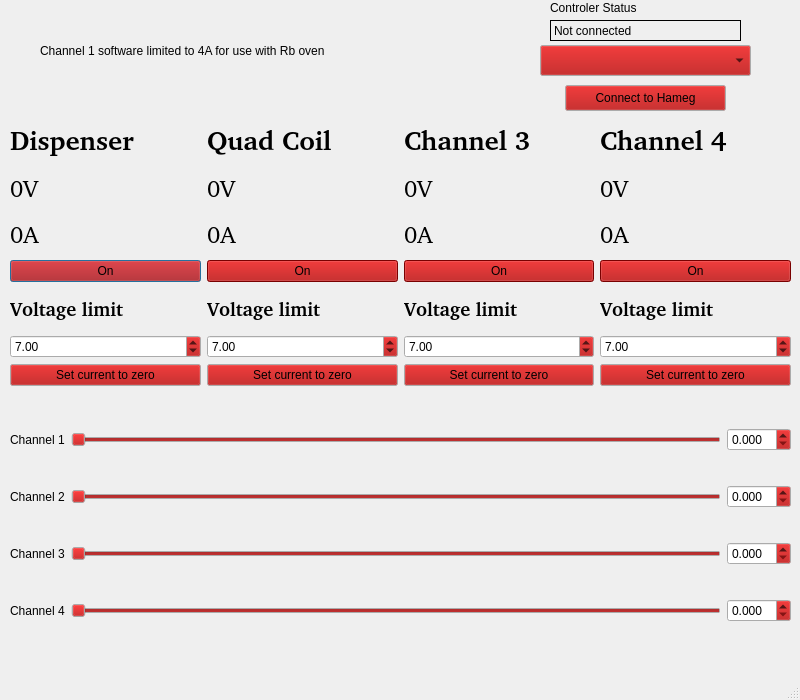
<?xml version="1.0" encoding="UTF-8"?>
<ui version="4.0">
 <class>hamegpowersupplycontrol</class>
 <widget class="QMainWindow" name="hamegpowersupplycontrol">
  <property name="geometry">
   <rect>
    <x>0</x>
    <y>0</y>
    <width>800</width>
    <height>700</height>
   </rect>
  </property>
  <property name="palette">
   <palette>
    <active>
     <colorrole role="Button">
      <brush brushstyle="SolidPattern">
       <color alpha="255">
        <red>0</red>
        <green>170</green>
        <blue>0</blue>
       </color>
      </brush>
     </colorrole>
    </active>
    <inactive>
     <colorrole role="Button">
      <brush brushstyle="SolidPattern">
       <color alpha="255">
        <red>170</red>
        <green>0</green>
        <blue>0</blue>
       </color>
      </brush>
     </colorrole>
    </inactive>
    <disabled>
     <colorrole role="Button">
      <brush brushstyle="SolidPattern">
       <color alpha="255">
        <red>214</red>
        <green>214</green>
        <blue>214</blue>
       </color>
      </brush>
     </colorrole>
    </disabled>
   </palette>
  </property>
  <property name="windowTitle">
   <string>Hameg power supply control</string>
  </property>
  <widget class="QWidget" name="centralwidget">
   <widget class="QPushButton" name="ButtonConnect">
    <property name="geometry">
     <rect>
      <x>565</x>
      <y>85</y>
      <width>161</width>
      <height>26</height>
     </rect>
    </property>
    <property name="text">
     <string>Connect to Hameg</string>
    </property>
   </widget>
   <widget class="QLabel" name="label_4">
    <property name="geometry">
     <rect>
      <x>550</x>
      <y>0</y>
      <width>111</width>
      <height>16</height>
     </rect>
    </property>
    <property name="text">
     <string>&lt;html&gt;&lt;head/&gt;&lt;body&gt;&lt;p&gt;Controler Status&lt;/p&gt;&lt;/body&gt;&lt;/html&gt;</string>
    </property>
   </widget>
   <widget class="QComboBox" name="comboSerialBox">
    <property name="geometry">
     <rect>
      <x>540</x>
      <y>45</y>
      <width>211</width>
      <height>31</height>
     </rect>
    </property>
   </widget>
   <widget class="QLabel" name="control_label">
    <property name="geometry">
     <rect>
      <x>550</x>
      <y>20</y>
      <width>191</width>
      <height>21</height>
     </rect>
    </property>
    <property name="frameShape">
     <enum>QFrame::Panel</enum>
    </property>
    <property name="frameShadow">
     <enum>QFrame::Plain</enum>
    </property>
    <property name="text">
     <string>Not connected</string>
    </property>
   </widget>
   <widget class="QWidget" name="gridLayoutWidget">
    <property name="geometry">
     <rect>
      <x>10</x>
      <y>120</y>
      <width>781</width>
      <height>266</height>
     </rect>
    </property>
    <layout class="QGridLayout" name="gridLayout">
     <item row="2" column="5">
      <widget class="QLabel" name="volt_4">
       <property name="font">
        <font>
         <family>Noto Sans [unknown]</family>
         <pointsize>18</pointsize>
        </font>
       </property>
       <property name="text">
        <string>0V</string>
       </property>
      </widget>
     </item>
     <item row="4" column="5">
      <widget class="QPushButton" name="ButtonOn_channel_4">
       <property name="styleSheet">
        <string notr="true">background-color: rgb(170, 0, 0);</string>
       </property>
       <property name="text">
        <string>On</string>
       </property>
       <property name="checkable">
        <bool>true</bool>
       </property>
      </widget>
     </item>
     <item row="0" column="2">
      <widget class="QLabel" name="label">
       <property name="font">
        <font>
         <family>Noto Sans [unknown]</family>
         <pointsize>20</pointsize>
         <weight>75</weight>
         <bold>true</bold>
        </font>
       </property>
       <property name="text">
        <string>Dispenser</string>
       </property>
      </widget>
     </item>
     <item row="4" column="2">
      <widget class="QPushButton" name="ButtonOn_channel_1">
       <property name="autoFillBackground">
        <bool>false</bool>
       </property>
       <property name="styleSheet">
        <string notr="true">background-color: rgb(170, 0, 0);</string>
       </property>
       <property name="text">
        <string>On</string>
       </property>
       <property name="checkable">
        <bool>true</bool>
       </property>
       <property name="autoDefault">
        <bool>false</bool>
       </property>
       <property name="default">
        <bool>true</bool>
       </property>
      </widget>
     </item>
     <item row="3" column="2">
      <widget class="QLabel" name="current_1">
       <property name="font">
        <font>
         <family>Noto Sans [unknown]</family>
         <pointsize>18</pointsize>
        </font>
       </property>
       <property name="text">
        <string>0A</string>
       </property>
      </widget>
     </item>
     <item row="3" column="4">
      <widget class="QLabel" name="current_3">
       <property name="font">
        <font>
         <family>Noto Sans [unknown]</family>
         <pointsize>18</pointsize>
        </font>
       </property>
       <property name="text">
        <string>0A</string>
       </property>
      </widget>
     </item>
     <item row="4" column="3">
      <widget class="QPushButton" name="ButtonOn_channel_2">
       <property name="styleSheet">
        <string notr="true">background-color: rgb(170, 0, 0);</string>
       </property>
       <property name="text">
        <string>On</string>
       </property>
       <property name="checkable">
        <bool>true</bool>
       </property>
      </widget>
     </item>
     <item row="2" column="4">
      <widget class="QLabel" name="volt_3">
       <property name="font">
        <font>
         <family>Noto Sans [unknown]</family>
         <pointsize>18</pointsize>
        </font>
       </property>
       <property name="text">
        <string>0V</string>
       </property>
      </widget>
     </item>
     <item row="2" column="2">
      <widget class="QLabel" name="volt_1">
       <property name="font">
        <font>
         <family>Noto Sans [unknown]</family>
         <pointsize>18</pointsize>
        </font>
       </property>
       <property name="text">
        <string>0V</string>
       </property>
      </widget>
     </item>
     <item row="6" column="3">
      <widget class="QDoubleSpinBox" name="doubleSpinBox_volt2">
       <property name="maximum">
        <double>32.000000000000000</double>
       </property>
       <property name="singleStep">
        <double>0.001000000000000</double>
       </property>
       <property name="value">
        <double>7.000000000000000</double>
       </property>
      </widget>
     </item>
     <item row="4" column="4">
      <widget class="QPushButton" name="ButtonOn_channel_3">
       <property name="styleSheet">
        <string notr="true">background-color: rgb(170, 0, 0);</string>
       </property>
       <property name="text">
        <string>On</string>
       </property>
       <property name="checkable">
        <bool>true</bool>
       </property>
      </widget>
     </item>
     <item row="0" column="5">
      <widget class="QLabel" name="label_11">
       <property name="font">
        <font>
         <family>Noto Sans [unknown]</family>
         <pointsize>20</pointsize>
         <weight>75</weight>
         <bold>true</bold>
        </font>
       </property>
       <property name="text">
        <string>Channel 4</string>
       </property>
      </widget>
     </item>
     <item row="6" column="4">
      <widget class="QDoubleSpinBox" name="doubleSpinBox_volt3">
       <property name="maximum">
        <double>32.000000000000000</double>
       </property>
       <property name="singleStep">
        <double>0.001000000000000</double>
       </property>
       <property name="value">
        <double>7.000000000000000</double>
       </property>
      </widget>
     </item>
     <item row="5" column="5">
      <widget class="QLabel" name="label_7">
       <property name="font">
        <font>
         <family>Noto Sans [unknown]</family>
         <pointsize>14</pointsize>
         <weight>75</weight>
         <bold>true</bold>
        </font>
       </property>
       <property name="text">
        <string>Voltage limit</string>
       </property>
      </widget>
     </item>
     <item row="6" column="5">
      <widget class="QDoubleSpinBox" name="doubleSpinBox_volt4">
       <property name="maximum">
        <double>32.000000000000000</double>
       </property>
       <property name="singleStep">
        <double>0.001000000000000</double>
       </property>
       <property name="value">
        <double>7.000000000000000</double>
       </property>
      </widget>
     </item>
     <item row="0" column="4">
      <widget class="QLabel" name="label_8">
       <property name="font">
        <font>
         <family>Noto Sans [unknown]</family>
         <pointsize>20</pointsize>
         <weight>75</weight>
         <bold>true</bold>
        </font>
       </property>
       <property name="text">
        <string>Channel 3</string>
       </property>
      </widget>
     </item>
     <item row="5" column="2">
      <widget class="QLabel" name="label_2">
       <property name="font">
        <font>
         <family>Noto Sans [unknown]</family>
         <pointsize>14</pointsize>
         <weight>75</weight>
         <bold>true</bold>
        </font>
       </property>
       <property name="text">
        <string>Voltage limit</string>
       </property>
      </widget>
     </item>
     <item row="2" column="3">
      <widget class="QLabel" name="volt_2">
       <property name="font">
        <font>
         <family>Noto Sans [unknown]</family>
         <pointsize>18</pointsize>
        </font>
       </property>
       <property name="text">
        <string>0V</string>
       </property>
      </widget>
     </item>
     <item row="3" column="3">
      <widget class="QLabel" name="current_2">
       <property name="font">
        <font>
         <family>Noto Sans [unknown]</family>
         <pointsize>18</pointsize>
        </font>
       </property>
       <property name="text">
        <string>0A</string>
       </property>
      </widget>
     </item>
     <item row="5" column="3">
      <widget class="QLabel" name="label_3">
       <property name="font">
        <font>
         <family>Noto Sans [unknown]</family>
         <pointsize>14</pointsize>
         <weight>75</weight>
         <bold>true</bold>
        </font>
       </property>
       <property name="text">
        <string>Voltage limit</string>
       </property>
      </widget>
     </item>
     <item row="0" column="3">
      <widget class="QLabel" name="label_5">
       <property name="font">
        <font>
         <family>Noto Sans [unknown]</family>
         <pointsize>20</pointsize>
         <weight>75</weight>
         <bold>true</bold>
        </font>
       </property>
       <property name="text">
        <string>Quad Coil</string>
       </property>
      </widget>
     </item>
     <item row="6" column="2">
      <widget class="QDoubleSpinBox" name="doubleSpinBox_volt1">
       <property name="maximum">
        <double>32.000000000000000</double>
       </property>
       <property name="singleStep">
        <double>0.001000000000000</double>
       </property>
       <property name="value">
        <double>7.000000000000000</double>
       </property>
      </widget>
     </item>
     <item row="5" column="4">
      <widget class="QLabel" name="label_6">
       <property name="font">
        <font>
         <family>Noto Sans [unknown]</family>
         <pointsize>14</pointsize>
         <weight>75</weight>
         <bold>true</bold>
        </font>
       </property>
       <property name="text">
        <string>Voltage limit</string>
       </property>
      </widget>
     </item>
     <item row="3" column="5">
      <widget class="QLabel" name="current_4">
       <property name="font">
        <font>
         <family>Noto Sans [unknown]</family>
         <pointsize>18</pointsize>
        </font>
       </property>
       <property name="text">
        <string>0A</string>
       </property>
      </widget>
     </item>
     <item row="7" column="2">
      <widget class="QPushButton" name="currentZero_1">
       <property name="text">
        <string>Set current to zero</string>
       </property>
      </widget>
     </item>
     <item row="7" column="3">
      <widget class="QPushButton" name="currentZero_2">
       <property name="text">
        <string>Set current to zero</string>
       </property>
      </widget>
     </item>
     <item row="7" column="4">
      <widget class="QPushButton" name="currentZero_3">
       <property name="text">
        <string>Set current to zero</string>
       </property>
      </widget>
     </item>
     <item row="7" column="5">
      <widget class="QPushButton" name="currentZero_4">
       <property name="text">
        <string>Set current to zero</string>
       </property>
      </widget>
     </item>
    </layout>
    <zorder>ButtonOn_channel_1</zorder>
    <zorder>label</zorder>
    <zorder>ButtonOn_channel_2</zorder>
    <zorder>volt_1</zorder>
    <zorder>ButtonOn_channel_3</zorder>
    <zorder>ButtonOn_channel_4</zorder>
    <zorder>label_5</zorder>
    <zorder>label_8</zorder>
    <zorder>label_11</zorder>
    <zorder>volt_2</zorder>
    <zorder>volt_3</zorder>
    <zorder>volt_4</zorder>
    <zorder>current_1</zorder>
    <zorder>current_2</zorder>
    <zorder>current_3</zorder>
    <zorder>current_4</zorder>
    <zorder>label_2</zorder>
    <zorder>label_3</zorder>
    <zorder>label_6</zorder>
    <zorder>label_7</zorder>
    <zorder>doubleSpinBox_volt1</zorder>
    <zorder>doubleSpinBox_volt2</zorder>
    <zorder>doubleSpinBox_volt3</zorder>
    <zorder>doubleSpinBox_volt4</zorder>
    <zorder>currentZero_1</zorder>
    <zorder>currentZero_2</zorder>
    <zorder>currentZero_3</zorder>
    <zorder>currentZero_4</zorder>
   </widget>
   <widget class="QWidget" name="gridLayoutWidget_2">
    <property name="geometry">
     <rect>
      <x>10</x>
      <y>400</y>
      <width>781</width>
      <height>251</height>
     </rect>
    </property>
    <layout class="QGridLayout" name="gridLayout_2" columnstretch="0,0,0">
     <item row="3" column="2">
      <widget class="QDoubleSpinBox" name="doubleSpinBox_4">
       <property name="decimals">
        <number>3</number>
       </property>
       <property name="maximum">
        <double>10.000000000000000</double>
       </property>
       <property name="singleStep">
        <double>0.001000000000000</double>
       </property>
      </widget>
     </item>
     <item row="2" column="0">
      <widget class="QLabel" name="label_16">
       <property name="text">
        <string>Channel 3</string>
       </property>
      </widget>
     </item>
     <item row="1" column="1">
      <widget class="QSlider" name="horizontalSlider_2">
       <property name="orientation">
        <enum>Qt::Horizontal</enum>
       </property>
      </widget>
     </item>
     <item row="1" column="2">
      <widget class="QDoubleSpinBox" name="doubleSpinBox_2">
       <property name="decimals">
        <number>3</number>
       </property>
       <property name="maximum">
        <double>10.000000000000000</double>
       </property>
       <property name="singleStep">
        <double>0.001000000000000</double>
       </property>
      </widget>
     </item>
     <item row="2" column="2">
      <widget class="QDoubleSpinBox" name="doubleSpinBox_3">
       <property name="decimals">
        <number>3</number>
       </property>
       <property name="maximum">
        <double>10.000000000000000</double>
       </property>
       <property name="singleStep">
        <double>0.001000000000000</double>
       </property>
      </widget>
     </item>
     <item row="3" column="1">
      <widget class="QSlider" name="horizontalSlider_4">
       <property name="orientation">
        <enum>Qt::Horizontal</enum>
       </property>
      </widget>
     </item>
     <item row="1" column="0">
      <widget class="QLabel" name="label_15">
       <property name="text">
        <string>Channel 2</string>
       </property>
      </widget>
     </item>
     <item row="0" column="2">
      <widget class="QDoubleSpinBox" name="doubleSpinBox_1">
       <property name="decimals">
        <number>3</number>
       </property>
       <property name="maximum">
        <double>4.000000000000000</double>
       </property>
       <property name="singleStep">
        <double>0.001000000000000</double>
       </property>
      </widget>
     </item>
     <item row="3" column="0">
      <widget class="QLabel" name="label_17">
       <property name="text">
        <string>Channel 4</string>
       </property>
      </widget>
     </item>
     <item row="0" column="0">
      <widget class="QLabel" name="label_13">
       <property name="text">
        <string>Channel 1</string>
       </property>
      </widget>
     </item>
     <item row="2" column="1">
      <widget class="QSlider" name="horizontalSlider_3">
       <property name="orientation">
        <enum>Qt::Horizontal</enum>
       </property>
      </widget>
     </item>
     <item row="0" column="1">
      <widget class="QSlider" name="horizontalSlider_1">
       <property name="maximum">
        <number>99</number>
       </property>
       <property name="orientation">
        <enum>Qt::Horizontal</enum>
       </property>
      </widget>
     </item>
    </layout>
   </widget>
   <widget class="QLabel" name="label_9">
    <property name="geometry">
     <rect>
      <x>40</x>
      <y>20</y>
      <width>376</width>
      <height>61</height>
     </rect>
    </property>
    <property name="text">
     <string>Channel 1 software limited to 4A for use with Rb oven</string>
    </property>
   </widget>
  </widget>
  <widget class="QMenuBar" name="menubar">
   <property name="geometry">
    <rect>
     <x>0</x>
     <y>0</y>
     <width>800</width>
     <height>27</height>
    </rect>
   </property>
  </widget>
  <widget class="QStatusBar" name="statusbar"/>
 </widget>
 <resources/>
 <connections/>
 <designerdata>
  <property name="gridDeltaX">
   <number>5</number>
  </property>
  <property name="gridDeltaY">
   <number>5</number>
  </property>
  <property name="gridSnapX">
   <bool>true</bool>
  </property>
  <property name="gridSnapY">
   <bool>true</bool>
  </property>
  <property name="gridVisible">
   <bool>true</bool>
  </property>
 </designerdata>
</ui>
